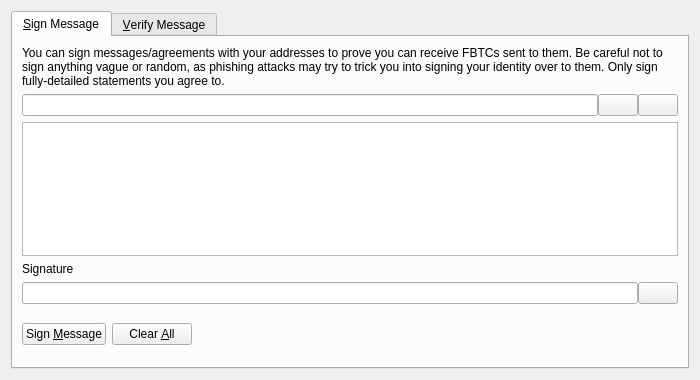
<?xml version="1.0" encoding="UTF-8"?>
<ui version="4.0">
 <class>SignVerifyMessageDialog</class>
 <widget class="QDialog" name="SignVerifyMessageDialog">
  <property name="geometry">
   <rect>
    <x>0</x>
    <y>0</y>
    <width>700</width>
    <height>380</height>
   </rect>
  </property>
  <property name="windowTitle">
   <string>Signatures - Sign / Verify a Message</string>
  </property>
  <property name="modal">
   <bool>true</bool>
  </property>
  <layout class="QVBoxLayout" name="verticalLayout">
   <item>
    <widget class="QTabWidget" name="tabWidget">
     <property name="currentIndex">
      <number>0</number>
     </property>
     <widget class="QWidget" name="tabSignMessage">
      <attribute name="title">
       <string>&amp;Sign Message</string>
      </attribute>
      <layout class="QVBoxLayout" name="verticalLayout_SM">
       <item>
        <widget class="QLabel" name="infoLabel_SM">
         <property name="text">
          <string>You can sign messages/agreements with your addresses to prove you can receive FBTCs sent to them. Be careful not to sign anything vague or random, as phishing attacks may try to trick you into signing your identity over to them. Only sign fully-detailed statements you agree to.</string>
         </property>
         <property name="textFormat">
          <enum>Qt::PlainText</enum>
         </property>
         <property name="wordWrap">
          <bool>true</bool>
         </property>
        </widget>
       </item>
       <item>
        <layout class="QHBoxLayout" name="horizontalLayout_1_SM">
         <property name="spacing">
          <number>0</number>
         </property>
         <item>
          <widget class="QValidatedLineEdit" name="addressIn_SM">
           <property name="toolTip">
            <string>The FBTC address to sign the message with</string>
           </property>
          </widget>
         </item>
         <item>
          <widget class="QPushButton" name="addressBookButton_SM">
           <property name="toolTip">
            <string>Choose previously used address</string>
           </property>
           <property name="text">
            <string/>
           </property>
           <property name="icon">
            <iconset resource="../bitcoin.qrc">
             <normaloff>:/icons/address-book</normaloff>:/icons/address-book</iconset>
           </property>
           <property name="shortcut">
            <string>Alt+A</string>
           </property>
           <property name="autoDefault">
            <bool>false</bool>
           </property>
          </widget>
         </item>
         <item>
          <widget class="QPushButton" name="pasteButton_SM">
           <property name="toolTip">
            <string>Paste address from clipboard</string>
           </property>
           <property name="text">
            <string/>
           </property>
           <property name="icon">
            <iconset resource="../bitcoin.qrc">
             <normaloff>:/icons/editpaste</normaloff>:/icons/editpaste</iconset>
           </property>
           <property name="shortcut">
            <string>Alt+P</string>
           </property>
           <property name="autoDefault">
            <bool>false</bool>
           </property>
          </widget>
         </item>
        </layout>
       </item>
       <item>
        <widget class="QPlainTextEdit" name="messageIn_SM">
         <property name="toolTip">
          <string>Enter the message you want to sign here</string>
         </property>
        </widget>
       </item>
       <item>
        <widget class="QLabel" name="signatureLabel_SM">
         <property name="text">
          <string>Signature</string>
         </property>
         <property name="textFormat">
          <enum>Qt::PlainText</enum>
         </property>
        </widget>
       </item>
       <item>
        <layout class="QHBoxLayout" name="horizontalLayout_2_SM">
         <property name="spacing">
          <number>0</number>
         </property>
         <item>
          <widget class="QLineEdit" name="signatureOut_SM">
           <property name="font">
            <font>
             <italic>true</italic>
            </font>
           </property>
           <property name="readOnly">
            <bool>true</bool>
           </property>
          </widget>
         </item>
         <item>
          <widget class="QPushButton" name="copySignatureButton_SM">
           <property name="toolTip">
            <string>Copy the current signature to the system clipboard</string>
           </property>
           <property name="text">
            <string/>
           </property>
           <property name="icon">
            <iconset resource="../bitcoin.qrc">
             <normaloff>:/icons/editcopy</normaloff>:/icons/editcopy</iconset>
           </property>
           <property name="autoDefault">
            <bool>false</bool>
           </property>
          </widget>
         </item>
        </layout>
       </item>
       <item>
        <layout class="QHBoxLayout" name="horizontalLayout_3_SM">
         <item>
          <widget class="QPushButton" name="signMessageButton_SM">
           <property name="toolTip">
            <string>Sign the message to prove you own this FBTC address</string>
           </property>
           <property name="text">
            <string>Sign &amp;Message</string>
           </property>
           <property name="icon">
            <iconset resource="../bitcoin.qrc">
             <normaloff>:/icons/edit</normaloff>:/icons/edit</iconset>
           </property>
           <property name="autoDefault">
            <bool>false</bool>
           </property>
          </widget>
         </item>
         <item>
          <widget class="QPushButton" name="clearButton_SM">
           <property name="toolTip">
            <string>Reset all sign message fields</string>
           </property>
           <property name="text">
            <string>Clear &amp;All</string>
           </property>
           <property name="icon">
            <iconset resource="../bitcoin.qrc">
             <normaloff>:/icons/remove</normaloff>:/icons/remove</iconset>
           </property>
           <property name="autoDefault">
            <bool>false</bool>
           </property>
          </widget>
         </item>
         <item>
          <spacer name="horizontalSpacer_1_SM">
           <property name="orientation">
            <enum>Qt::Horizontal</enum>
           </property>
           <property name="sizeHint" stdset="0">
            <size>
             <width>40</width>
             <height>48</height>
            </size>
           </property>
          </spacer>
         </item>
         <item>
          <widget class="QLabel" name="statusLabel_SM">
           <property name="font">
            <font>
             <weight>75</weight>
             <bold>true</bold>
            </font>
           </property>
           <property name="text">
            <string/>
           </property>
           <property name="wordWrap">
            <bool>true</bool>
           </property>
          </widget>
         </item>
         <item>
          <spacer name="horizontalSpacer_2_SM">
           <property name="orientation">
            <enum>Qt::Horizontal</enum>
           </property>
           <property name="sizeHint" stdset="0">
            <size>
             <width>40</width>
             <height>48</height>
            </size>
           </property>
          </spacer>
         </item>
        </layout>
       </item>
      </layout>
     </widget>
     <widget class="QWidget" name="tabVerifyMessage">
      <attribute name="title">
       <string>&amp;Verify Message</string>
      </attribute>
      <layout class="QVBoxLayout" name="verticalLayout_VM">
       <item>
        <widget class="QLabel" name="infoLabel_VM">
         <property name="text">
          <string>Enter the receiver's address, message (ensure you copy line breaks, spaces, tabs, etc. exactly) and signature below to verify the message. Be careful not to read more into the signature than what is in the signed message itself, to avoid being tricked by a man-in-the-middle attack. Note that this only proves the signing party receives with the address, it cannot prove sendership of any transaction!</string>
         </property>
         <property name="textFormat">
          <enum>Qt::PlainText</enum>
         </property>
         <property name="alignment">
          <set>Qt::AlignLeading|Qt::AlignLeft|Qt::AlignTop</set>
         </property>
         <property name="wordWrap">
          <bool>true</bool>
         </property>
        </widget>
       </item>
       <item>
        <layout class="QHBoxLayout" name="horizontalLayout_1_VM">
         <property name="spacing">
          <number>0</number>
         </property>
         <item>
          <widget class="QValidatedLineEdit" name="addressIn_VM">
           <property name="toolTip">
            <string>The FBTC address the message was signed with</string>
           </property>
          </widget>
         </item>
         <item>
          <widget class="QPushButton" name="addressBookButton_VM">
           <property name="toolTip">
            <string>Choose previously used address</string>
           </property>
           <property name="text">
            <string/>
           </property>
           <property name="icon">
            <iconset resource="../bitcoin.qrc">
             <normaloff>:/icons/address-book</normaloff>:/icons/address-book</iconset>
           </property>
           <property name="shortcut">
            <string>Alt+A</string>
           </property>
           <property name="autoDefault">
            <bool>false</bool>
           </property>
          </widget>
         </item>
        </layout>
       </item>
       <item>
        <widget class="QPlainTextEdit" name="messageIn_VM"/>
       </item>
       <item>
        <widget class="QValidatedLineEdit" name="signatureIn_VM"/>
       </item>
       <item>
        <layout class="QHBoxLayout" name="horizontalLayout_2_VM">
         <item>
          <widget class="QPushButton" name="verifyMessageButton_VM">
           <property name="toolTip">
            <string>Verify the message to ensure it was signed with the specified FBTC address</string>
           </property>
           <property name="text">
            <string>Verify &amp;Message</string>
           </property>
           <property name="icon">
            <iconset resource="../bitcoin.qrc">
             <normaloff>:/icons/transaction_0</normaloff>:/icons/transaction_0</iconset>
           </property>
           <property name="autoDefault">
            <bool>false</bool>
           </property>
          </widget>
         </item>
         <item>
          <widget class="QPushButton" name="clearButton_VM">
           <property name="toolTip">
            <string>Reset all verify message fields</string>
           </property>
           <property name="text">
            <string>Clear &amp;All</string>
           </property>
           <property name="icon">
            <iconset resource="../bitcoin.qrc">
             <normaloff>:/icons/remove</normaloff>:/icons/remove</iconset>
           </property>
           <property name="autoDefault">
            <bool>false</bool>
           </property>
          </widget>
         </item>
         <item>
          <spacer name="horizontalSpacer_1_VM">
           <property name="orientation">
            <enum>Qt::Horizontal</enum>
           </property>
           <property name="sizeHint" stdset="0">
            <size>
             <width>40</width>
             <height>48</height>
            </size>
           </property>
          </spacer>
         </item>
         <item>
          <widget class="QLabel" name="statusLabel_VM">
           <property name="font">
            <font>
             <weight>75</weight>
             <bold>true</bold>
            </font>
           </property>
           <property name="text">
            <string/>
           </property>
           <property name="wordWrap">
            <bool>true</bool>
           </property>
          </widget>
         </item>
         <item>
          <spacer name="horizontalSpacer_2_VM">
           <property name="orientation">
            <enum>Qt::Horizontal</enum>
           </property>
           <property name="sizeHint" stdset="0">
            <size>
             <width>40</width>
             <height>48</height>
            </size>
           </property>
          </spacer>
         </item>
        </layout>
       </item>
      </layout>
     </widget>
    </widget>
   </item>
  </layout>
 </widget>
 <customwidgets>
  <customwidget>
   <class>QValidatedLineEdit</class>
   <extends>QLineEdit</extends>
   <header>qvalidatedlineedit.h</header>
  </customwidget>
 </customwidgets>
 <resources>
  <include location="../bitcoin.qrc"/>
 </resources>
 <connections/>
</ui>
